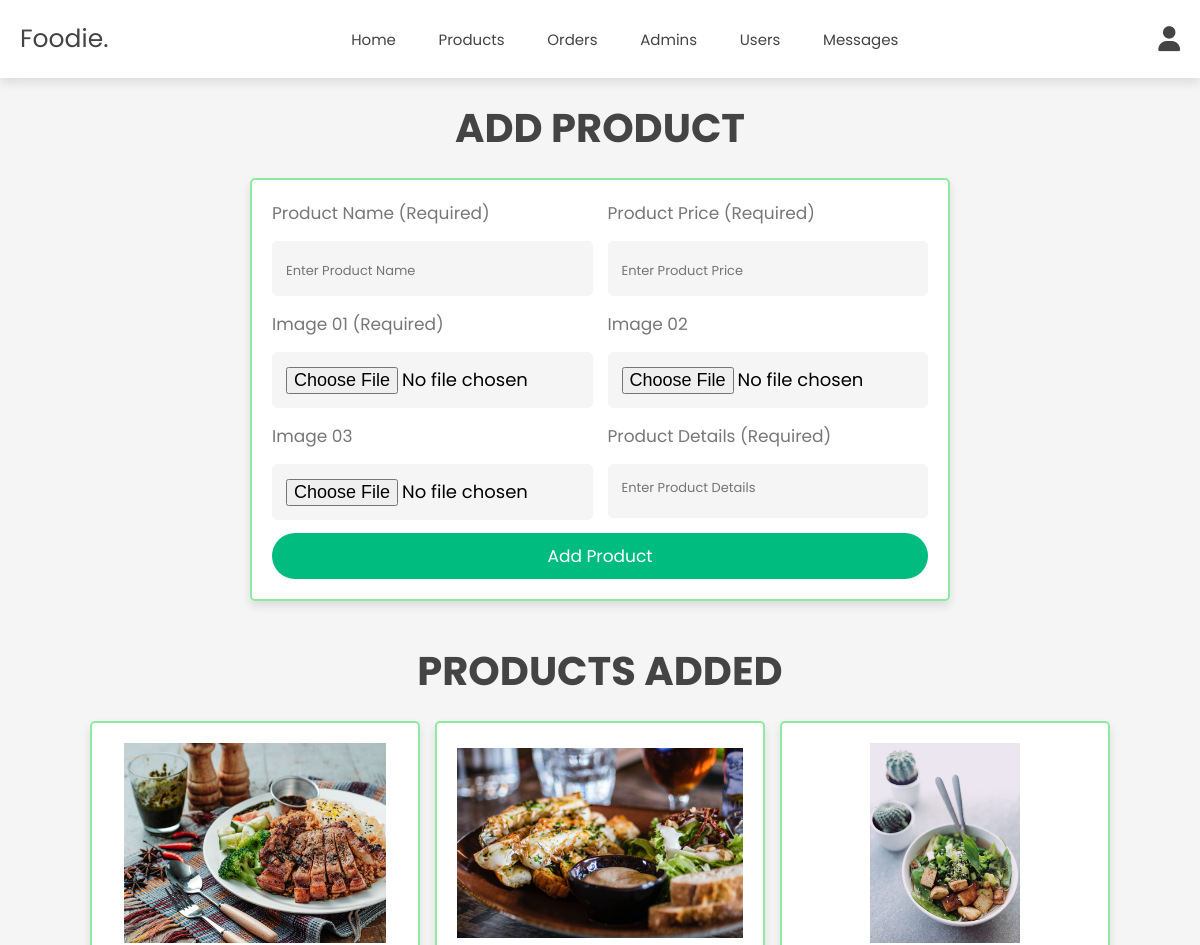
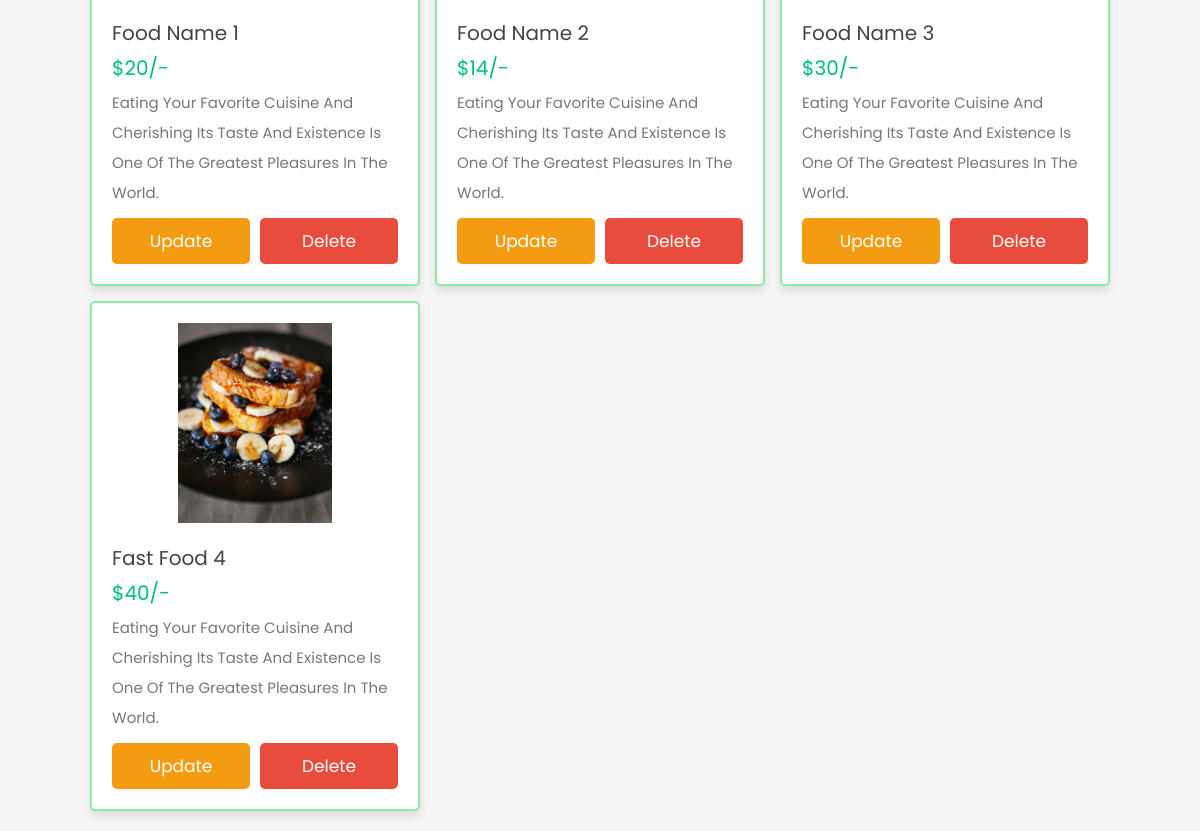
Screenshot of /admin/products.php (signed in) with the database file from the repository (2 pictures, top to bottom).
### tables this page shows
CREATE TABLE `products` (
  `id` int(100) NOT NULL,
  `name` varchar(100) NOT NULL,
  `details` varchar(500) NOT NULL,
  `price` int(10) NOT NULL,
  `image_01` varchar(100) NOT NULL,
  `image_02` varchar(100) NOT NULL,
  `image_03` varchar(100) NOT NULL
);

### admin/products.php (the view, shortened to what this page needs)
<?php
include '../components/connect.php';
?>
<!DOCTYPE html>
<html lang="en">
<head>
   <link rel="stylesheet" href="https://cdnjs.cloudflare.com/ajax/libs/font-awesome/6.1.1/css/all.min.css">
   <link rel="stylesheet" href="https://unicons.iconscout.com/release/v4.0.0/css/line.css">
   <link rel="stylesheet" href="../css/admin_style.css">
</head>
<body>
<?php include '../components/admin_header.php'; ?>
<section class="add-products">
   <h1 class="heading">add product</h1>
   <form action="" method="post" enctype="multipart/form-data">
      <div class="flex">
         <div class="inputBox">
            <span>product name (required)</span>
            <input type="text" class="box" required maxlength="100" placeholder="enter product name" name="name">
         </div>
         <div class="inputBox">
            <span>product price (required)</span>
            <input type="number" min="0" class="box" required max="9999999999" placeholder="enter product price" onkeypress="if(this.value.length == 10) return false;" name="price">
         </div>
        <div class="inputBox">
            <span>image 01 (required)</span>
            <input type="file" name="image_01" accept="image/jpg, image/jpeg, image/png, image/webp" class="box" required>
        </div>
        <div class="inputBox">
            <span>image 02</span>
            <input type="file" name="image_02" accept="image/jpg, image/jpeg, image/png, image/webp" class="box">
        </div>
        <div class="inputBox">
            <span>image 03</span>
            <input type="file" name="image_03" accept="image/jpg, image/jpeg, image/png, image/webp" class="box">
        </div>
         <div class="inputBox">
            <span>product details (required)</span>
            <textarea name="details" placeholder="enter product details" class="box" required maxlength="500" cols="30" rows="10"></textarea>
         </div>
      </div>
      <input type="submit" value="add product" class="btn" name="add_product">
   </form>
</section>
<section class="show-products">
   <h1 class="heading">products added</h1>
   <div class="box-container">
   <?php
      $select_products = $conn->prepare("SELECT * FROM `products`");
      $select_products->execute();
      if($select_products->rowCount() > 0){
         while($fetch_products = $select_products->fetch(PDO::FETCH_ASSOC)){
   ?>
   <div class="box">
      <img src="../uploaded_img/<?= $fetch_products['image_01']; ?>" alt="">
      <div class="name"><?= $fetch_products['name']; ?></div>
      <div class="price">$<span><?= $fetch_products['price']; ?></span>/-</div>
      <div class="details"><span><?= $fetch_products['details']; ?></span></div>
      <div class="flex-btn">
         <a href="update_product.php?update=<?= $fetch_products['id']; ?>" class="option-btn">update</a>
         <a href="products.php?delete=<?= $fetch_products['id']; ?>" class="delete-btn" onclick="return confirm('delete this product?');">delete</a>
      </div>
   </div>
   <?php
         }
      }else{
         echo '<p class="emptyMessage">no products added yet!</p>';
      }
   ?>
   </div>
</section>
</body>
</html>

### components/admin_header.php (shortened to what this page needs)
<header class="header">
   <section class="flex">
      <a href="../admin/dashboard.php" class="logo">Foodie.</a>
      <nav class="navbar">
         <a href="../admin/dashboard.php">home</a>
         <a href="../admin/products.php">products</a>
         <a href="../admin/placed_orders.php">orders</a>
         <a href="../admin/admin_accounts.php">admins</a>
         <a href="../admin/users_accounts.php">users</a>
         <a href="../admin/messages.php">messages</a>
      </nav>
      <div class="icons">
         <div id="user-btn" class="fas fa-user"></div>
      </div>
   </section>
</header>

### css/admin_style.css (style rules this page uses)
:root { --main-color:#00bc7e; --greenLight:#8feaa1; --redLight:#ea8f8f; --orange:#f39c12; --red:#e74c3c; --black:#444; --white:#fff; --light-color:#777; --light-bg:#f5f5f5; --border:.2rem solid var(--greenLight); --box-shadow:0 .5rem 1rem rgba(0,0,0,.1); }
* { font-family: 'Poppins', sans-serif; margin:0; padding:0; box-sizing: border-box; outline: none; border:none; text-decoration: none; }
html { font-size: 62.5%; overflow-x: hidden; }
body { background-color: var(--light-bg); }
section { padding:2rem; max-width: 1200px; margin:0 auto; }
.heading { font-size: 4rem; color:var(--black); margin-bottom: 2rem; text-align: center; text-transform: uppercase; }
.btn, .delete-btn, .option-btn { display: block; width: 100%; margin-top: 1rem; border-radius: .5rem; padding:1rem 3rem; font-size: 1.7rem; text-transform: capitalize; color:var(--white); cursor: pointer; text-align: center; }
.btn { background-color: var(--main-color); }
.option-btn { background-color: var(--orange); }
.delete-btn { background-color: var(--red); }
.flex-btn { display: flex; gap:1rem; }
.header { position: sticky; top:0; left:0; right:0; background-color: var(--white); box-shadow: var(--box-shadow); z-index: 1000; }
.header .flex { display: flex; align-items: center; justify-content: space-between; position: relative; }
.header .flex .logo { font-size: 2.5rem; color:var(--black); }
.header .flex .navbar a { margin:0 1rem; font-size: 1.5rem; color:var(--black); padding: .5rem 1rem; }
a, span, p { text-transform: capitalize; }
.btn { border-radius: 3rem; }
::placeholder { text-transform: capitalize; font-size: 13px; }
.header .flex .icons div { margin-left: 1.7rem; font-size: 2.5rem; cursor: pointer; color:var(--black); }
.add-products form { max-width: 70rem; margin: 0 auto; background-color: var(--white); box-shadow: var(--box-shadow); border:var(--border); border-radius: .5rem; padding:2rem; }
.add-products form .flex { display: flex; gap:1.5rem; flex-wrap: wrap; }
.add-products form .flex .inputBox { flex:1 1 25rem; }
.add-products form span { font-size:1.7rem; color:var(--light-color); }
.add-products form .box { font-size: 1.8rem; background-color: var(--light-bg); border-radius: .5rem; padding:1.4rem; width: 100%; margin-top: 1.5rem; }
.add-products form textarea { height: 5.4rem; resize: none; }
.show-products .box-container { display: grid; grid-template-columns: repeat(auto-fit, 33rem); gap:1.5rem; justify-content: center; align-items: flex-start; }
.show-products .box-container .box { background-color: var(--white); box-shadow: var(--box-shadow); border-radius: .5rem; border:var(--border); padding:2rem; }
.show-products .box-container .box img { width: 100%; height: 20rem; object-fit: contain; margin-bottom: 1.5rem; }
.show-products .box-container .box .name { font-size: 2rem; color:var(--black); }
.show-products .box-container .box .price { font-size: 2rem; color:var(--main-color); margin:.5rem 0; }
.show-products .box-container .box .details { font-size: 1.5rem; color:var(--light-color); line-height: 2; }

### rows the page displays
products: image_01 (picture), name "Food Name 1", price "20", details "Eating Your Favorite Cuisine And Cherishing Its Taste And Existence Is One Of The Greatest Pleasures In The World."
products: image_01 (picture), name "Food Name 2", price "14", details "Eating Your Favorite Cuisine And Cherishing Its Taste And Existence Is One Of The Greatest Pleasures In The World."
products: image_01 (picture), name "Food Name 3", price "30", details "Eating Your Favorite Cuisine And Cherishing Its Taste And Existence Is One Of The Greatest Pleasures In The World."
products: image_01 (picture), name "Fast Food 4", price "40", details "Eating Your Favorite Cuisine And Cherishing Its Taste And Existence Is One Of The Greatest Pleasures In The World."
